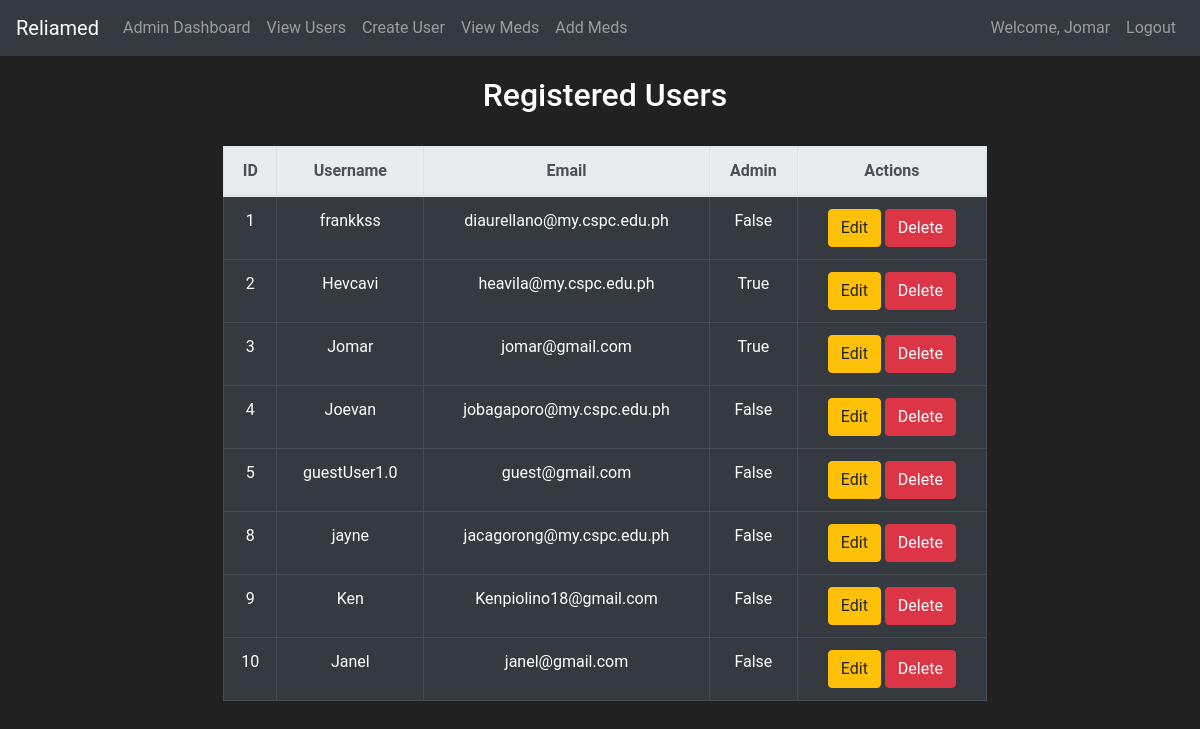
The app's page /view-users (signed in) with its own data.
### reliamed/models.py (models this page shows, shortened)
class User(db.Model, UserMixin):
    id = db.Column(db.Integer, primary_key=True)
    username = db.Column(db.String(length=30), nullable=False, unique=True)
    email_address = db.Column(db.String(length=50), nullable=False, unique=True)
    password_hash = db.Column(db.String(length=60), nullable=False)
    budget = db.Column(db.Integer, nullable=False, default=1000)
    is_admin = db.Column(db.Boolean, default=False) # added column in User table | Used for checking if user is admin or not
    products = db.relationship('Pharmaceuticals', backref='owned_user', lazy=True)  # Ensure this line is added
    profile_pic = db.Column(db.String(), nullable=True)
    @property
    def password(self):
        raise AttributeError('password is not a readable attribute.')

### reliamed/routes.py (the view)
@app.route('/view-users', methods=['GET', 'POST'])
@login_required
@admin_required
def view_users():
    users = User.query.all()
    return render_template('admin/view_users.html', users=users)

### reliamed/models.py (called while the page is built)
@login_manager.user_loader
def load_user(user_id):
    return User.query.get(int(user_id))

### reliamed/routes.py (called while the page is built)
@app.after_request
def add_cache_control_headers(response):
    response.headers['Cache-Control'] = 'no-store, no-cache, must-revalidate, post-check=0, pre-check=0, max-age=0'
    response.headers['Pragma'] = 'no-cache'
    response.headers['Expires'] = '-1'
    return response

### reliamed/templates/admin/view_users.html (shortened to what this page needs)
{% extends 'base.html' %}
{% block content %}
<div class="row justify-content-center" style="margin-top:20px; margin-left:10px; margin-right: 0px">
    <div class="col-8 text-center">
        <h2>Registered Users</h2>
        <br>
        <table class="table table-hover table-dark table-bordered border-dark">
        <thead class="thead-light">
            <tr>
                <th>ID</th>
                <th>Username</th>
                <th>Email</th>
                <th>Admin</th>
                <th>Actions</th>
            </tr>
        </thead>
        <tbody>
            {% for user in users %}
            <tr>
                <td>{{ user.id }}</td>
                <td>{{ user.username }}</td>
                <td>{{ user.email_address }}</td>
                <td>{{ user.is_admin }}</td>
                <td>
                    <a href="{{ url_for('edit_user', user_id=user.id) }}" class="btn btn-warning">Edit</a>
                    <form action="{{ url_for('delete_user', user_id=user.id) }}" method="POST" style="display:inline;">
                        <button type="submit" class="btn btn-danger">Delete</button>
                    </form>
                </td>
            </tr>
            {% endfor %}
        </tbody>
        </table>
    </div>
</div>
{% endblock %}

### reliamed/templates/base.html (shortened to what this page needs)
<!doctype html>
<html lang="en">
   <head>
      <link rel="stylesheet" href="https://cdn.jsdelivr.net/npm/bootstrap@4.5.3/dist/css/bootstrap.min.css">
   </head>
   <body>
    <nav class="navbar navbar-expand-md navbar-dark bg-dark">
      <a class="navbar-brand" href="#">Reliamed</a>
      <div class="collapse navbar-collapse" id="navbarNav">
        <ul class="navbar-nav mr-auto">
            {% if current_user.is_authenticated and current_user.is_admin %}
            <li class="nav-item">
                <a class="nav-link" href="{{ url_for('admin_home') }}">Admin Dashboard</a>
            </li>
            <li class="nav-item">
                <a class="nav-link" href="{{ url_for('view_users') }}">View Users</a>
            </li>
            <li class="nav-item">
                <a class="nav-link" href="{{ url_for('create_user') }}">Create User</a>
            </li>
            <li class="nav-item">
                <a class="nav-link" href="{{ url_for('view_medicines') }}">View Meds</a>
            </li>
            <li class="nav-item">
                <a class="nav-link" href="{{ url_for('add_medicine') }}">Add Meds</a>
            </li>
            {% endif %}
        </ul>
          {% if current_user.is_authenticated %}
            <ul class="navbar-nav">
                <li class="nav-item">
                    <a class="nav-link">Welcome, {{ current_user.username }}</a>
                </li>
                <li class="nav-item">
                    <a class="nav-link" href="{{ url_for('logout_page') }}">Logout</a>
                </li>
            </ul>
          {% endif %}
      </div>
    </nav>
      {% block content %}
      {% endblock %}
   </body>
</html>

### reliamed/templates/base.html (style rules this page uses)
body { background-color: #212121; color: white; font-family:'Roboto',sans-serif; }

### records on screen
User: username "Jomar", id "3", email_address "jomar@gmail.com", is_admin "True"
User: id "1", username "frankkss", email_address "diaurellano@my.cspc.edu.ph", is_admin "False"
User: id "2", username "Hevcavi", email_address "heavila@my.cspc.edu.ph", is_admin "True"
User: id "4", username "Joevan", email_address "jobagaporo@my.cspc.edu.ph", is_admin "False"
User: id "5", username "guestUser1.0", email_address "guest@gmail.com", is_admin "False"
User: id "8", username "jayne", email_address "jacagorong@my.cspc.edu.ph", is_admin "False"
User: id "9", username "Ken", email_address "Kenpiolino18@gmail.com", is_admin "False"
User: id "10", username "Janel", email_address "janel@gmail.com", is_admin "False"
